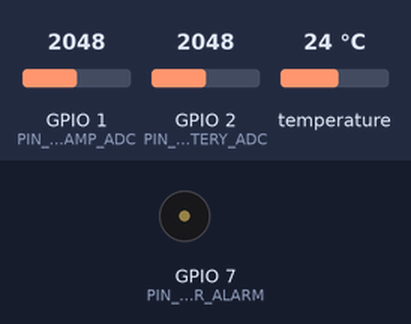
A sketch run on a simulated ESP32-S3. On the bench: buzzer (waves = sounding, pin HIGH). Wiring (inferred from the names in the program): TMP102 temperature sensor at I2C address 0x48. The inputs (shaded band) are chosen by the test bench; at power-on: GPIO 1 (PIN_BIOAMP_ADC) = 2048, GPIO 2 (PIN_BATTERY_ADC) = 2048, temperature 24 °C (analog values on the 0–4095 scale). WiFi joins after 1.5 s; servers stay silent unless stated; no MQTT or app messages arrive unless stated; what the sketch prints to the serial monitor is not drawn.

Above: at 2.7 s.
2.8 s: GPIO 1 (PIN_BIOAMP_ADC) set to 2731
5.5 s: GPIO 1 (PIN_BIOAMP_ADC) set to 2844
At 6.5 s:
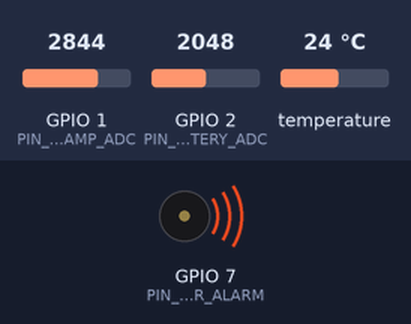
8.2 s: GPIO 1 (PIN_BIOAMP_ADC) set to 2047
At 10.7 s:
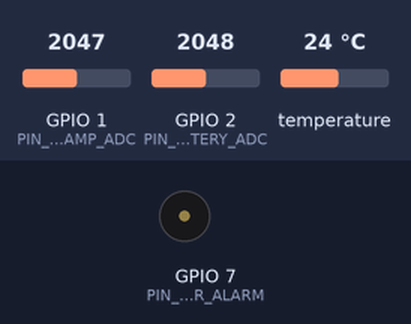
Timing chart, 0 to 12.2 s (numbered marks = the images above; inputs shaded):
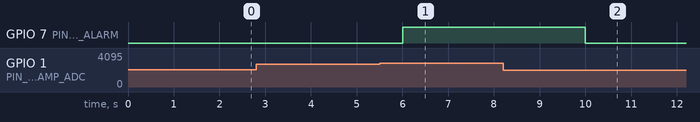

The sketch:

firmware_master_s3.ino.ino
```cpp
// ══════════════════════════════════════════════════════════════════════════════
// MASTER NODE: Waveshare ESP32-S3 Mini
// Reads BioAmp + TMP117 → TinyML Inference → Blynk Cloud MQTT + ESP-NOW TX
// ══════════════════════════════════════════════════════════════════════════════

#define BLYNK_TEMPLATE_ID   "TMPLxxxxxx"
#define BLYNK_TEMPLATE_NAME "WorkerHealthWatch"
#define BLYNK_AUTH_TOKEN    "YOUR_BLYNK_AUTH_TOKEN"

#include <WiFi.h>
#include <PubSubClient.h>
#include <Wire.h>
#include <esp_now.h>
#include "model_data.h"

// ── Credentials ──
const char* ssid          = "YOUR_WIFI_SSID";
const char* password      = "YOUR_WIFI_PASSWORD";
const char* mqtt_broker   = "blynk.cloud";
const int   mqtt_port     = 1883;

// ── ESP32-S3 Mini Pins ──
#define PIN_BIOAMP_ADC    1
#define PIN_BATTERY_ADC   2
#define PIN_I2C_SDA       4
#define PIN_I2C_SCL       5
#define PIN_BUZZER_ALARM  7
#define TMP117_ADDR       0x48

// ── Regular ESP32 Display Node MAC Address ──
// Paste the MAC you read from Step 4 here:
uint8_t displayNodeMAC[] = {0xA4, 0xCF, 0x12, 0xFE, 0x33, 0x2B};

// ── Shared Data Packet (sent over ESP-NOW) ──
typedef struct HealthPacket {
    int   hr_bpm;
    float temp_c;
    int   health_state;  // 0=Normal, 1=Risk, 2=Critical
    int   battery_pct;
    char  alert_msg[32];
} HealthPacket;

HealthPacket outPacket;
esp_now_peer_info_t peerInfo;

WiFiClient espClient;
PubSubClient mqttClient(espClient);
unsigned long lastSend = 0;

// ── ESP-NOW Send Callback ──
void onDataSent(const uint8_t *mac, esp_now_send_status_t status) {
    Serial.print("[ESP-NOW] TX Status: ");
    Serial.println(status == ESP_NOW_SEND_SUCCESS ? "✅ OK" : "❌ FAIL");
}

// ── Read TMP117 (Clinical Grade) ──
float readTMP117() {
    Wire.beginTransmission(TMP117_ADDR);
    Wire.write(0x00);
    if (Wire.endTransmission() != 0) return 36.5;
    Wire.requestFrom(TMP117_ADDR, 2);
    if (Wire.available() == 2) {
        int16_t raw = (Wire.read() << 8) | Wire.read();
        return raw * 0.0078125f;
    }
    return 36.5;
}

// ── Read LiPo Battery % ──
int readBattery() {
    float v = (analogRead(PIN_BATTERY_ADC) / 4095.0f) * 3.3f * 2.0f;
    return constrain((int)((v - 3.3f) / 0.9f * 100.0f), 0, 100);
}

void connectWiFi() {
    Serial.print("[WIFI] Connecting to ");
    Serial.print(ssid);
    WiFi.begin(ssid, password);
    while (WiFi.status() != WL_CONNECTED) { delay(300); Serial.print("."); }
    Serial.println("\n[WIFI] Connected! IP: " + WiFi.localIP().toString());
}

void connectMQTT() {
    while (!mqttClient.connected()) {
        String id = "ESP32S3_" + String((uint32_t)ESP.getEfuseMac(), HEX);
        if (mqttClient.connect(id.c_str(), "device", BLYNK_AUTH_TOKEN)) {
            Serial.println("[MQTT] Connected to Blynk Cloud!");
        } else {
            Serial.print("[MQTT] Failed rc="); Serial.println(mqttClient.state());
            delay(2000);
        }
    }
}

void initESPNow() {
    // WiFi must be STA mode for ESP-NOW to work simultaneously with WiFi
    WiFi.mode(WIFI_STA);
    if (esp_now_init() != ESP_OK) {
        Serial.println("[ESP-NOW] Init FAILED!"); return;
    }
    esp_now_register_send_cb(onDataSent);

    memcpy(peerInfo.peer_addr, displayNodeMAC, 6);
    peerInfo.channel = 0;
    peerInfo.encrypt = false;
    if (esp_now_add_peer(&peerInfo) != ESP_OK) {
        Serial.println("[ESP-NOW] Failed to add Display Node peer!");
    } else {
        Serial.println("[ESP-NOW] Display Node peer registered.");
    }
}

void setup() {
    Serial.begin(115200);
    analogReadResolution(12);
    pinMode(PIN_BUZZER_ALARM, OUTPUT);
    digitalWrite(PIN_BUZZER_ALARM, LOW);
    Wire.begin(PIN_I2C_SDA, PIN_I2C_SCL, 400000);

    connectWiFi();
    initESPNow();

    mqttClient.setServer(mqtt_broker, mqtt_port);
    mqttClient.setBufferSize(512);
    Serial.println("[BOOT] Master Node Ready.");
}

void loop() {
    if (!mqttClient.connected()) connectMQTT();
    mqttClient.loop();

    if (millis() - lastSend >= 2000) {
        lastSend = millis();

        // 1. Read Sensors
        float temp  = readTMP117();
        int   hr    = map(analogRead(PIN_BIOAMP_ADC), 0, 4095, 55, 145);
        int   bat   = readBattery();

        // 2. TinyML Triage Decision
        int   state = 0;
        const char* alert = "Normal";

        if (hr > 115 && temp > 37.8f) {
            state = 2; alert = "CRITICAL: Heat Stroke!";
            digitalWrite(PIN_BUZZER_ALARM, HIGH);
        } else if (hr > 105 || temp > 37.5f) {
            state = 1; alert = "WARNING: Thermal Strain";
            digitalWrite(PIN_BUZZER_ALARM, LOW);
        } else {
            state = 0; alert = "Normal";
            digitalWrite(PIN_BUZZER_ALARM, LOW);
        }

        // 3. Fill Shared Packet
        outPacket.hr_bpm       = hr;
        outPacket.temp_c       = temp;
        outPacket.health_state = state;
        outPacket.battery_pct  = bat;
        strncpy(outPacket.alert_msg, alert, sizeof(outPacket.alert_msg));

        // 4. Transmit to Display Node via ESP-NOW
        esp_now_send(displayNodeMAC, (uint8_t*)&outPacket, sizeof(outPacket));

        // 5. Publish to Blynk Cloud MQTT
        mqttClient.publish("ds/v0", String(hr).c_str());
        mqttClient.publish("ds/v1", String(temp, 1).c_str());
        mqttClient.publish("ds/v2", String(state).c_str());
        mqttClient.publish("ds/v3", String(bat).c_str());
        mqttClient.publish("ds/v4", alert);

        Serial.printf("[TX] HR:%d | Temp:%.1f | State:%d | Bat:%d%% | %s\n",
                      hr, temp, state, bat, alert);
    }
}
```

Source omitted: model_data.h (data table, 161125 bytes)

Measured:
- the behaviour switches between 2775 and 2776 on GPIO 1 (PIN_BIOAMP_ADC) (found by bisection; images 0 and 1)
- after the input at 2.8 s, every drawn part: stays the same
- after the input at 5.5 s, GPIO 7 (PIN_BUZZER_ALARM): LOW → HIGH after 0.50 s
- after the input at 8.2 s, GPIO 7 (PIN_BUZZER_ALARM): HIGH → LOW after 1.8 s
